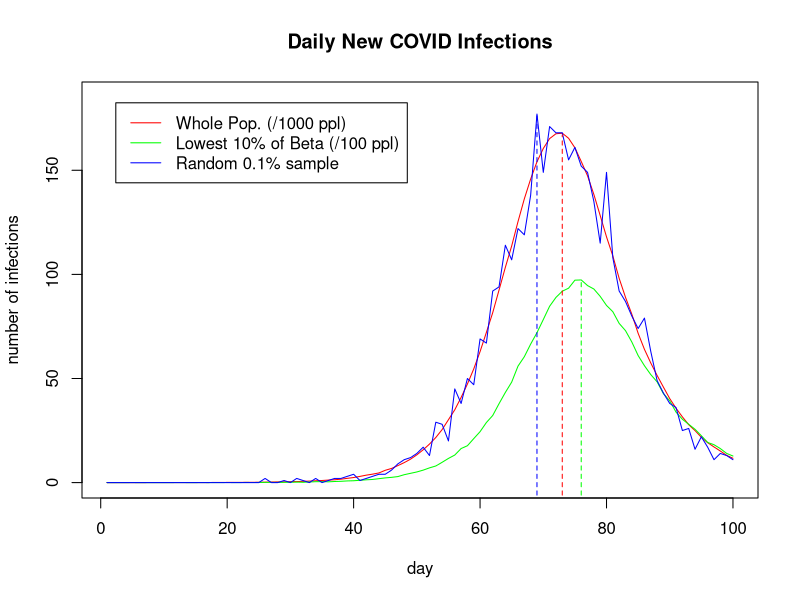

R code for this plot: (Note: a time limit stopped this script after it produced the figure.)
# Write a bit here about the code in general and explain SEIR

model <- function(n=5500000, E0=10, t=100, gamma=1/3, delta=1/5, lambda=0.4/n) {
# covid transmission simulation model
# n = population size; E0 = initially exposed; t = number of days;
# gamma = daily prob E -> I; delta = daily prob I -> R;
# lambda = overall viral infectivity parameter

x <- rep(0, n) # vector representing population
x[1:E0] <- 1 # expose an initial number of people

# vectors of number of people in each state each day, and:
# N, the number of new infections per day,
# N0.1, " " in the lowest 10% of beta values
# NR, " " in a random 0.1% sample of the population
S <- E <- I <- R <- N <- N0.1 <- NR <- rep(0, t) 

S[1] <- n-E0; E[1] <- E0 # set initial values to the correct numbers in the S/E vectors
beta <- rlnorm(n, 0, 0.5); beta <- beta/mean(beta) # relative contact rates of population

beta0.1 <- quantile(beta, 0.1) # find 10% quantile of beta values 
SAMPLE <- sample(n, size=n/1000, replace=FALSE) # random 0.1% sample

for (i in 2:t) { # loop over days

        # generating u from the [0,1] uniform distribution to represent
        # the probability, for example, of delta
        u <- runif(n) 

        # I -> R with prob delta = 1/5
        x[x==2 & u<delta] <- 3

        # E -> I with prob gamma = 1/3
        x[x==1 & u<gamma] <- 2

        # S -> E with prob lambda*beta[j]*sum(beta[i])
        se <- x==0 & u<lambda*beta*sum(beta[x==2])
        x[se] <- 1
        # this can also be use to find the number of new infections per day
        N[i] <- sum(se) 
        # and those in the lowest 10% of beta values
        N0.1[i] <- sum(se & beta<beta0.1) 
        # new daily infections for random 0.1% sample
        NR[i] <- sum(se[SAMPLE])

        S[i] <- sum(x==0); E[i] <- sum(x==1)
        I[i] <- sum(x==2); R[i] <- sum(x==3) # update SEIR trajectories

}

return(list(S=S, E=E, I=I, R=R, beta=beta, N=N, N0.1=N0.1, NR=NR))

}

SEIR <- model() # generate trajectories


# in the following plots I standardised the trajectories by scaling down to the smallest
# size of population we examined - the random 0.1% sample. This means dividing the daily
# new infection numbers by 1000, in the case of the whole population, and 100 in the case of
# the lowest 10% of beta values.

N_std <- SEIR$N / 1000
N0.1_std <- SEIR$N0.1 / 100
NR_std <- SEIR$NR

# days upon which trajectories reach their maximum
N_maxday <- which(N_std == max(N_std))
N0.1_maxday <- which(N0.1_std == max(N0.1_std))
NR_maxday <- which(NR_std == max(NR_std))

c <- rainbow(3) # colours for lines

# plot daily new infections for whole pop., title, axis labels and y-limit
plot(1:100, N_std, 'l', col=c[1], main="Daily New COVID Infections", xlab="day", ylab="number of infections", ylim=c(0,185)) 
lines(1:100, N0.1_std, col=c[2])
lines(1:100, NR_std, col=c[3]) # add other two daily infections data to the same plot

legend("topleft", inset=.05, legend = c("Whole Pop. (/1000 ppl)","Lowest 10% of Beta (/100 ppl)", "Random 0.1% sample"), col = c, lty=1) 

# plotting vertical lines indicating days at which maxima are attained
y1 <- -10:floor(max(N_std)); y2 <- -10:floor(max(N0.1_std)); y3 <- -10:max(NR_std) # floor function avoids messy lists and sticks to integers
lines(rep(N_maxday, length(y1)), y1, col=c[1], lty=2)
lines(rep(N0.1_maxday, length(y2)), y2, col=c[2], lty=2)
lines(rep(NR_maxday, length(y3)), y3, col=c[3], lty=2)

x11() # do not replace current window with next plot




# running 10 replicate simulations to visualise the variability
# my idea here is to show the variability by plotting the lines of the maximum and mininimum new daily infections,
# and then colouring in the space between them.

SEIR <- vector(mode="list", length=10) # create empty lists to store simulation results
for (i in 1:10) { # run 10 simulations

        SEIR[[i]] <- model() # generate trajectories and store in the list

}

# the following mess is a result of last-minute work and my inability to find a way to check the maximum of of elements across various sublists in a vectorised way
# however, it does work
N_max <- N_min <- rep(0, 100) # initialise trajectory vectors of max and min new daily infections

for (i in 1:100) { # loop over days. At each day, find the max and min number of new infections amongst the 10 simulations

        N_max[i] <- max(SEIR[[1]]$N[i], SEIR[[2]]$N[i],SEIR[[3]]$N[i],SEIR[[4]]$N[i],SEIR[[5]]$N[i],SEIR[[6]]$N[i],SEIR[[7]]$N[i],SEIR[[8]]$N[i],SEIR[[9]]$N[i], SEIR[[10]]$N[i])
        N_min[i] <- min(SEIR[[1]]$N[i], SEIR[[2]]$N[i],SEIR[[3]]$N[i],SEIR[[4]]$N[i],SEIR[[5]]$N[i],SEIR[[6]]$N[i],SEIR[[7]]$N[i],SEIR[[8]]$N[i],SEIR[[9]]$N[i], SEIR[[10]]$N[i])

}

plot(1:100, N_min/1000, 'l', ylim=c(0,200), main="Daily New COVID Infections in 10 simulations", xlab="day", ylab="number of infections")
lines(1:100, N_max/1000) # plot min and max lines
polygon(c(1:100, 100:1), c(N_max/1000, rev(N_min/1000)), col=rgb(1,0,0,0.5)) # fill in space between them with colour

# repeat for the 10% smallest beta values and random 0.1% sample

N0.1_max <- N0.1_min <- rep(0, 100)

for (i in 1:100) {

        N0.1_max[i] <- max(SEIR[[1]]$N0.1[i], SEIR[[2]]$N0.1[i],SEIR[[3]]$N0.1[i],SEIR[[4]]$N0.1[i],SEIR[[5]]$N0.1[i],SEIR[[6]]$N0.1[i],SEIR[[7]]$N0.1[i],SEIR[[8]]$N0.1[i],SEIR[[9]]$N0.1[i],SEIR[[10]]$N0.1[i]) 
        N0.1_min[i] <- min(SEIR[[1]]$N0.1[i], SEIR[[2]]$N0.1[i],SEIR[[3]]$N0.1[i],SEIR[[4]]$N0.1[i],SEIR[[5]]$N0.1[i],SEIR[[6]]$N0.1[i],SEIR[[7]]$N0.1[i],SEIR[[8]]$N0.1[i],SEIR[[9]]$N0.1[i],SEIR[[10]]$N0.1[i])

}

lines(1:100, N0.1_min/100)
lines(1:100, N0.1_max/100)
polygon(c(1:100, 100:1), c(N0.1_max/100, rev(N0.1_min/100)), col=rgb(0,1,0,0.5))


NR_max <- NR_min <- rep(0, 100)

for (i in 1:100) {

        NR_max[i] <- max(SEIR[[1]]$NR[i], SEIR[[2]]$NR[i],SEIR[[3]]$NR[i],SEIR[[4]]$NR[i],SEIR[[5]]$NR[i],SEIR[[6]]$NR[i],SEIR[[7]]$NR[i],SEIR[[8]]$NR[i],SEIR[[9]]$NR[i], SEIR[[10]]$NR[i])
        NR_min[i] <- min(SEIR[[1]]$NR[i], SEIR[[2]]$NR[i],SEIR[[3]]$NR[i],SEIR[[4]]$NR[i],SEIR[[5]]$NR[i],SEIR[[6]]$NR[i],SEIR[[7]]$NR[i],SEIR[[8]]$NR[i],SEIR[[9]]$NR[i], SEIR[[10]]$NR[i])

}

lines(1:100, NR_min)
lines(1:100, NR_max)
polygon(c(1:100, 100:1), c(NR_max, rev(NR_min)), col=rgb(0,0,1,0.5))
legend("topleft", inset=.05, legend = c("Whole Pop. (/1000 ppl)","Lowest 10% of Beta (/100 ppl)", "Random 0.1% sample"), col = c, lty=1)
